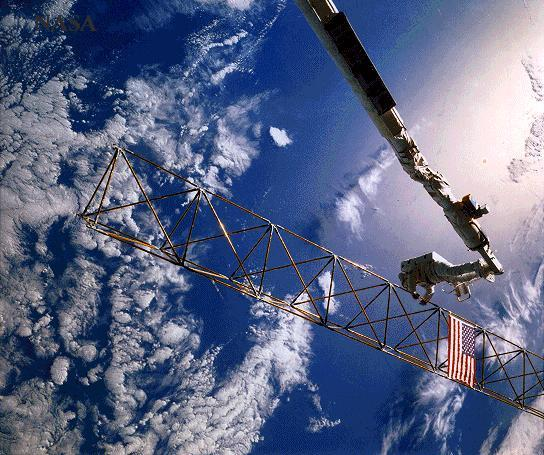
//> input picture Digital Image Processing/boyer.2/astronaut.jpg, 544 x 455 px
$ ./P3 astronaut.jpg   (built with g++ and OpenCV 4)
//> lines starting //> are read from the running program, lines starting //| are printed output that depends on the picture; after the words box and inside, x2 and y2 are one past the last pixel; in counts of white or black regions, pixels touching at a corner belong together
### Digital Image Processing/boyer.3/utilities.h
#ifndef UTILITIES_H
#define UTILITIES_h

#include <iostream>
#include <opencv2/core/core.hpp>
#include <opencv2/opencv.hpp>
#include <opencv2/highgui/highgui.hpp>
#include <opencv2/imgproc/imgproc.hpp>
#include <stdlib.h>

using namespace cv;
using namespace std;

//Function to display an image to a window. The function accepts the name
//of the window as the first parameter, and the image to be displayed as
//the second parameter.
void display_img(const char*, Mat);

//Get the mean value of an image's pixel intensities.
double get_img_mean(Mat);

//Change the second parameter to the grayscale image version
//of the first image.
void get_grayscale_img(Mat&, Mat&);

//Test if the Mat argument is a grayscale image.
bool is_grayscale_img(Mat&);

//Return the string equivalent of a number.
string get_string_text(int);

//Threshold the input image (Mat) using the value provided in the first
//argument.
void threshold_img(double, Mat&);

//Write the string (text) at the specified Point to the image.
void write_text(Mat&, string, Point&);

//Verify if a ROI specified on the command line is a valid region
//in the image; arguments are the (x, y) coordinate and width and height
int verify_ROI(int, int, int, int, Mat);

//Compute the histogram of an image
void compute_histogram(int (&)[256], Mat&);

//Compute the normalized histogram of an image, given its
//histogram.
void compute_normalized_histogram(int (&)[256], double (&)[256], Mat&,
  int = -1);

//Compute the cumulative distribution function (CDF) of an image,
//given the image's normalized histogram.
void compute_equalized_histogram(double (&)[256], double (&)[256], Mat&);

//Apply histogram equalization to the entire image
//(when Rect = Rect(-1, -1, -1, -1)) OR to a specific region in the image
//(when Rect is initialized with non-negative values), given the
//image's cumulative distribution function and the image itself.
void histogram_equalize(double (&)[256], Mat&,
  Rect = Rect(-1, -1, -1, -1));

//Subtract the an image with histogram equalization applied from
//the same image (before histogram equalization) and store the result
//in a new image; apply this to the entire image OR to a specific area
//given the (x, y) and width and height of the region
void histogram_equalized_subtract(Mat&, Mat&, Mat&, int = 0, int = 0,
  int = 0, int = 0);

#endif

### Digital Image Processing/boyer.2/utilities.h
#ifndef UTILITIES_H
#define UTILITIES_H

#include <iostream>
#include <opencv2/opencv.hpp>
#include <opencv2/core/core.hpp>
#include <opencv2/imgproc/imgproc.hpp>
#include <opencv2/highgui/highgui.hpp>
#include <cmath>

using namespace cv;
using namespace std;

//Function to display an image to a window. The function accepts the
//name of the window as the first parameter, and the image to be
//displayed as the second parameter.
void display_img(const char* WINDOW_NAME, Mat img)
{
  //Create the window.
  namedWindow(WINDOW_NAME);

  //Display the image in the created window.
  imshow(WINDOW_NAME, img);
}

//Function to compute the average distance between corresponding
//pixel intensity levels of two images. It accepts to images
//as parameters.
// [45 lines left out: function compute_avg_distance, not called in this run]

#endif

### Digital Image Processing/boyer.2/P3.cpp
#include <iostream>
#include <opencv2/core/core.hpp>
#include <opencv2/opencv.hpp>
#include <opencv2/highgui/highgui.hpp>
#include <opencv2/imgproc/imgproc.hpp>
#include <cmath> //For sqrt, pow functions
#include <algorithm> //For max_element function
#include "utilities.h"

using namespace std;
using namespace cv;

//The dimensions of the histogram to be plotted, 256 x 256.
const int HIST_DIMENSIONS = 256;

//These values will be used as indices in the histogram array.
//The SMALL_INDICES value is (256/2), and will contain the intensities
//of the darker colors in the image (0-128).
//The LARGE_INDICES value will contain the intensities of the
//brighter colors in the image (129-256).
const int SMALL_INDICES = 128;
const int LARGE_INDICES = 256;

//The integer representation of the color white.
const int WHITE = 255;

//The name of the display window to display the histogram.
const char *HIST_WINDOW = "Histogram";

int main(int argc, char *argv[])
{
  //If the user does not provide an input image, print the program
  //usage and exit.
  if (argc == 1)
  {
    cout << "Usage: " << argv[0] << " [image]\n";
    return -1;
  }

  //Get the input image.
  Mat img = imread(argv[1]);
//> img is the input picture: 455 rows x 544 cols, CV_8UC3; mean B, G, R 133.3, 101.4, 91

  //If img.empty() returns true, then the image is invalid or does
  //not exist. Print an error and exit.
  if (img.empty())
  {
    cout << "Unable to open picture file " << argv[1] << "\n";
    return -1;
  }

  //If the input image is a color image, convert it to grasycale.
  Mat grayscale_img;

  //The image that the histogram will be plotted on. This creates a
  //256x246 image with one channel (grayscale). Since zeros is used,
  //this will be a 256x256 matrix of 0s, or a black image.
  Mat hist_img = Mat::zeros(HIST_DIMENSIONS, HIST_DIMENSIONS, CV_8UC1);

  //If the number of channels in the input image is not 1, then the
  //input image is not a grayscale image. Convert it to a grayscale
  //image by calling cvtColor with the CV_BGR2GRAY argument.
  if (img.channels() != 1)
    cvtColor(img, grayscale_img, CV_BGR2GRAY);
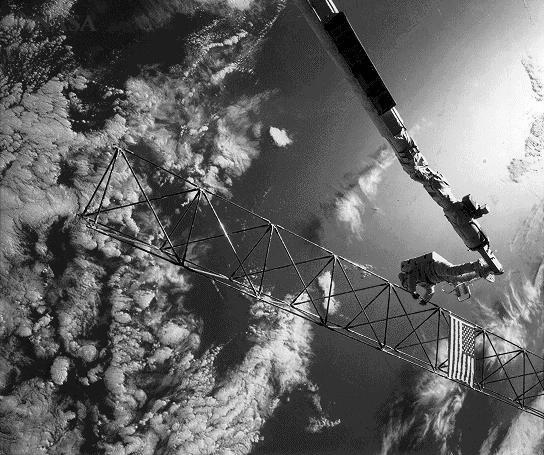
//> grayscale_img: 455 rows x 544 cols, CV_8UC1; min 0, max 255, mean 101.9
  else
    grayscale_img = img;

  //Declare and initialize the histogram of the grayscale image, which will
  //contain the set of indices {0, 1, 2, ..., 255} for each gray level. At
  //each index, the number of pixels with this value is recorded.
  int histogram[256] = {0};

  int norm_histogram[256] = {0};
  int intensity_sum = 0;
  int dark_intensities = 0;
  int light_intensities = 0;
  int num_pixels = grayscale_img.rows * grayscale_img.cols;
//> num_pixels = 247520

  for (int rows = 0; rows < grayscale_img.rows; rows++)
  {
    for (int cols = 0; cols < grayscale_img.cols; cols++)
    {
      histogram[grayscale_img.at<uchar>(rows, cols)] += 1;
      intensity_sum += grayscale_img.at<uchar>(rows, cols);
    }
  }
//> this loop made 455 passes
//> intensity_sum on passes 1 to 3: 45053, 89391, 133507
//> after the loop, histogram = 256 values, max 3446 at index 49, min 12 at index 255, mean 966.9; intensity_sum = 25225949

  //Calculate the average intensity (mean) of the grayscale levels in
  //the image. This is done by taking the sum of intensities and dividing
  //it by the number of pixels in the image (rows multiplied with columns)
  int avg_intensity = (int)(ceil((intensity_sum / num_pixels)));
//> avg_intensity = 101

  cout << "Average grayscale value of pixels: " << avg_intensity << "\n";
//| Average grayscale value of pixels: 101

  //The variance, or standard deviation of the grayscale level at each
  //intensity
  double variance[256] = {0.0};

  //The standard deviation of all grayscale levels of the image
  double standard_deviation = 0.0;

  for (int intensity = 0; intensity < 256; intensity++)
  {
    //Subtract the mean (average intensity) from each intensity level
    //and then square this result.
    variance[intensity] = pow(((double)(intensity)) -
      ((double)(avg_intensity)), 2.0);

    //Get a sum of the total variances for each intensity
    //(grayscale level) in the image.
    standard_deviation += variance[intensity];
  }
//> this loop made 256 passes
//> standard_deviation on passes 1 to 3: 10201, 20201, 30002
//> after the loop, variance = 256 values, max 23716 at index 255, min 0 at index 101, mean 6163.5; standard_deviation = 1577856

  //Since the total variance of an image is the standard deviation squared,
  //take the square root of the standard deviation by dividing it by the
  //max intensity level.
  standard_deviation = sqrt(standard_deviation / 256);
//> standard_deviation = 78.51

  cout << "Standard deviation is " << standard_deviation << "\n";
//| Standard deviation is 78.508

  //The histogram for an image that is too dark will have large values
  //for the bins with small indices; for an image that is too bright,
  //the histogram will have large values for the bins with large indices.
  //This is counting the small indices in the range of 0-128, and the
  //large indices in the range of 129-255.
  for (int counter = 0; counter <= SMALL_INDICES; counter++)
    dark_intensities += histogram[counter];
//> this loop made 129 passes
//> dark_intensities on passes 1 to 12: 164, 976, 1575, 2011, 2457, 2746, 3000, 3235, 3462, 3699, 3916, 4161
//> after the loop, dark_intensities = 170712

  for (int counter = SMALL_INDICES + 1; counter < LARGE_INDICES; counter++)
    light_intensities += histogram[counter];
//> this loop made 127 passes
//> light_intensities on passes 1 to 12: 953, 1919, 2846, 3858, 4941, 5936, 6869, 7749, 8642, 9501, 10312, 11051
//> after the loop, light_intensities = 76808

  if (dark_intensities > light_intensities)
  {
    cout << "The brightness of the image is low; that is, the image is dark."
      << " The image intensities are concentrated in the range of 0-128.\n";
  }
  else if (light_intensities > dark_intensities)
  {
    cout << "The brightness of the image is high; that is, the image is bright."
      << " The image intensities are concentrated in the range of 129-255.\n";
  }
  else
  {
    cout << "The image has equal values for brightness and darkness, " <<
      "and thus the image has equally dark and bright pixels.\n";
  }


  //If the standard deviation is greater than 50%, then there is a lot
  //of variance of the image from the mean; this indicates that the
  //histogram values are spread throughout the range 0-255, and the
  //image has high contrast.
  if (standard_deviation > 50)
  {
    cout << "The image has high contrast, as the standard deviation indicates "
      << "that the intensity values have high variance from the mean.\n";
  }
  else
  {
    cout << "The image has low contrast, as the standard deviation indicates  "
      << "that the intensity values have low variance from the mean.\n";
  }

  //Get the largest intensity in the image. The max_element function
  //returns an int* (dereferenced below) and the input parameters
  //are the initial position and final position of the histogram array
  //to compare values. HIST_DIMENSIONS is used as the final position
  //since the max_element() function searches in the ranges [first, last).
  int max_intensity = *max_element(histogram, histogram + HIST_DIMENSIONS);
//> max_intensity = 3446

  //Calculate the normalized histogram of the histogram[] array between
  //0 and 255 so that the histogram may be plotted in 256 x 256
  //dimensions. Using n as the highest occuring intensity value
  //in the image, the normalized histogram from values 0 - 255
  //is obtained by dividing each element of the histogram array
  //by this max intensity. Then, this result is multiplied with 255
  //to account for all intensities of the image, 0 - 255.
  for (int counter = 0; counter < HIST_DIMENSIONS; counter++)
  {
    norm_histogram[counter] = ((double)histogram[counter] / max_intensity)
      * WHITE;
  }
//> after the loop, norm_histogram = 256 values, max 255 at index 49, min 0 at index 255, mean 71.08

  //Draw the histogram.
  for (int counter = 0; counter < HIST_DIMENSIONS; counter++)
  {
    //For each intensity value, draw a vertical line (so the x-coordinate
    //in both Point() objects is the same) from 255 - the normalized
    //histogram value to 255. Scalar(WHITE) will draw a white line.
    line(hist_img, Point(counter, WHITE),
      Point(counter, WHITE - norm_histogram[counter]), Scalar(WHITE));
  }
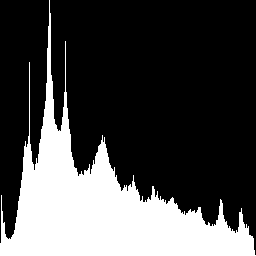
//> hist_img: 256 rows x 256 cols, CV_8UC1; 28.2% white; 1 white region, box (x1, y1, x2, y2) and area: (0, 0, 256, 256) 18453

  display_img(HIST_WINDOW, hist_img);
  waitKey(0);

  return 0;
}
